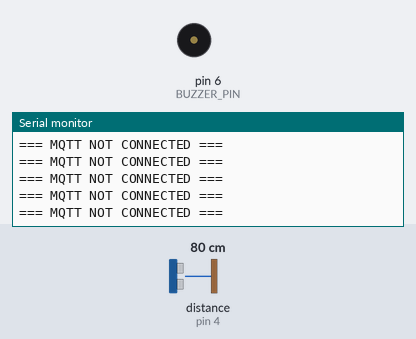
This sketch was run on a simulated Arduino Uno, built with avr-gcc and run on an emulated ATmega328P. Parts: buzzer (waves = sounding, pin HIGH), the last lines printed to the serial monitor. The inputs (shaded band) are chosen by the test bench; at power-on: distance to the obstacle (sensor on pin 4) 80 cm. The echo pulse lasts 58.3 µs per cm; no MQTT or app messages arrive unless stated.

Above: at 7.2 s.
7.3 s: distance to the obstacle (sensor on pin 4) set to 197 cm
At 10.8 s:
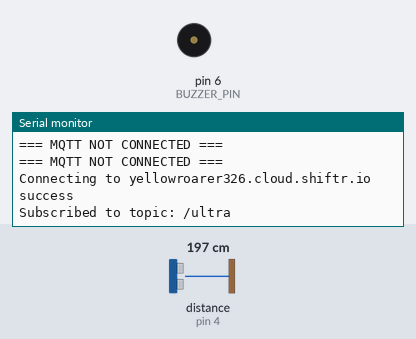
11.6 s: distance to the obstacle (sensor on pin 4) set to 204 cm
At 13.1 s:
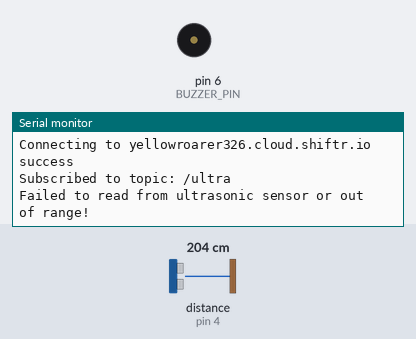

The sketch:

gsmultra.ino
```cpp
#define TINY_GSM_MODEM_SIM800

#define SerialMon Serial
#define SerialAT Serial

#define TINY_GSM_DEBUG SerialMon

const char apn[] = "airtelgprs.com";
const char gprsUser[] = "";
const char gprsPass[] = "";

const char* broker = "yellowroarer326.cloud.shiftr.io";
const char* mqttUsername = "yellowroarer326";
const char* mqttPassword = "jrSOKfZYGNgdnS7a";

const char* topic = "/ultra";
const char simPIN[] = "";

#include <Wire.h>
#include <TinyGsmClient.h>
#include <PubSubClient.h>
#include <NewPing.h>

#define TRIGGER_PIN  5
#define ECHO_PIN     4
#define BUZZER_PIN 6
#define MAX_DISTANCE 200  // Maximum distance we want to measure (in centimeters)

TinyGsm modem(SerialAT);
TinyGsmClient client(modem);
PubSubClient mqtt(client);
NewPing sonar(TRIGGER_PIN, ECHO_PIN, MAX_DISTANCE);

long lastReconnectAttempt = 0;

void setup() {
  SerialMon.begin(9600);
  delay(10);

  pinMode(BUZZER_PIN, OUTPUT);
  digitalWrite(BUZZER_PIN, LOW); // Ensure the buzzer is off initially
  SerialMon.println("Wait...");

  SerialAT.begin(9600);
  delay(6000);

  SerialMon.println("Initializing modem...");
  modem.restart();

  String modemInfo = modem.getModemInfo();
  SerialMon.print("Modem Info: ");
  SerialMon.println(modemInfo);

  if (simPIN[0] != '\0' && modem.getSimStatus() != 3) {
    modem.simUnlock(simPIN);
  }

  SerialMon.print("Connecting to APN: ");
  SerialMon.print(apn);
  if (!modem.gprsConnect(apn, gprsUser, gprsPass)) {
    SerialMon.println(" fail");
  } else {
    SerialMon.println(" OK");
  }

  if (modem.isGprsConnected()) {
    SerialMon.println("GPRS connected");
  }

  mqtt.setServer(broker, 1883);
  mqtt.setCallback(mqttCallback);
  mqtt.setKeepAlive(60); // Set keep-alive interval to 60 seconds
}

void mqttCallback(char* topic, byte* message, unsigned int len) {
  Serial.print("Message arrived on topic: ");
  Serial.print(topic);
  Serial.print(". Message: ");
  String messageTemp;

  for (int i = 0; i < len; i++) {
    Serial.print((char)message[i]);
    messageTemp += (char)message[i];
  }
  Serial.println();
}

boolean mqttConnect() {
  SerialMon.print("Connecting to ");
  SerialMon.print(broker);

  boolean status = mqtt.connect("GsmClientN", mqttUsername, mqttPassword);

  if (status == false) {
    SerialMon.println(" fail");
    return false;
  }
  SerialMon.println(" success");
  mqtt.subscribe(topic);
  SerialMon.print("Subscribed to topic: ");
  SerialMon.println(topic);

  return mqtt.connected();
}

void loop() {
  if (!mqtt.connected()) {
    SerialMon.println("=== MQTT NOT CONNECTED ===");
    uint32_t t = millis();
    if (t - lastReconnectAttempt > 10000L) {
      lastReconnectAttempt = t;
      if (mqttConnect()) {
        lastReconnectAttempt = 0;
      }
    }
    delay(100);
    return;
  }

  mqtt.loop();

  // Wait a few seconds between measurements
  delay(2000);

  // Read distance from ultrasonic sensor
  unsigned int distance = sonar.ping_cm();

  // Check if the reading is valid
  if (distance == 0) {
    Serial.println("Failed to read from ultrasonic sensor or out of range!");
    return;
  }

  // Print and publish distance
  Serial.print("Distance: ");
  Serial.print(distance);
  Serial.println(" cm");

  mqtt.publish(topic, String(distance).c_str(), true);
}
```

Measured:
- the behaviour switches between 200 and 201 cm on distance to the obstacle (sensor on pin 4) (found by bisection; images 1 and 2)
- after the input at 11.6 s, the serial monitor: prints a new line after 0.67 s (image 2)
